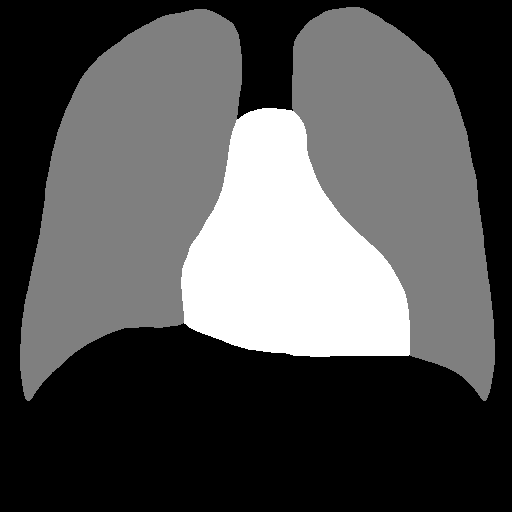
#> input picture data/11KB.png, 512 x 512 px
$ python -i centers.py   (imports and definitions only)
#> lines starting #> are read from the running program, lines starting #| are printed output that depends on the picture; after the words box and inside, x2 and y2 are one past the last pixel; in counts of white or black regions, pixels touching at a corner belong together
#> further down, picture is the input picture: shape (512, 512, 3); min 0, max 255, mean 82.9
import skimage.measure as measure
import numpy as np
import cv2


def longest_horizontal_line(img, color=255):
#> called with color = 255
    labels = measure.label(img == color)
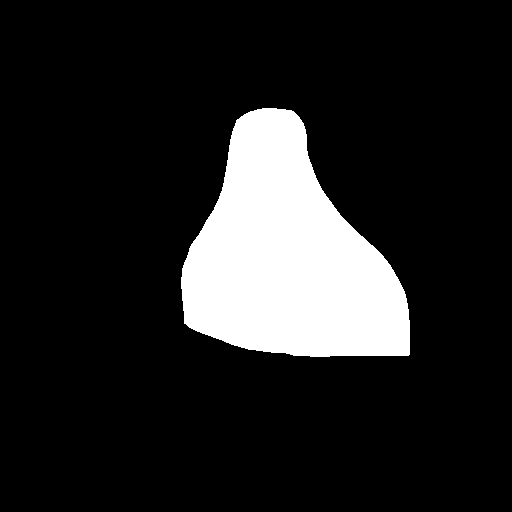
#> labels: shape (512, 512, 3) int32; values 0 (black) and 1 (white), 14% white; 1 white region, box (x1, y1, x2, y2) and area: (181, 108, 410, 357) 36716
    regions = measure.regionprops(labels)
#> regions = 1 regions

    labels = measure.label(img == color)
    regions = measure.regionprops(labels)

    # lines = np.zeros_like(img)
    img_with_lines = img.copy()

    if regions:
        length = 0
        longest_coords = None

        for region in regions:
            coords = region.coords
            for row in np.unique(coords[:, 0]):  # Iterate through unique rows
                row_coords = coords[coords[:, 0] == row]  # Get all points in the row
                if len(row_coords) > length:
                    length = len(row_coords)
                    longest_coords = row_coords
#> this loop made 1 pass
#> after the loop, length = 678; longest_coords = 678 rows, first 8: [309, 183, 0], [309, 183, 1], [309, 183, 2], [309, 184, 0], [309, 184, 1], [309, 184, 2], [309, 185, 0], [309, 185, 1]
#> in cross_center, `longest_line_horizontal_coords = longest_horizontal_line(img, color)`: longest_line_horizontal_coords has the same summary as longest_coords in longest_horizontal_line

    else:
        print("No regions found in the image.")

    return longest_coords


def longest_vertical_line(img, color=255):
#> called with color = 255
    labels = measure.label(img == color)
    regions = measure.regionprops(labels)
#> regions = 1 regions

    # lines = np.zeros_like(img)
    img_with_lines = img.copy()

    if regions:
        length = 0
        longest_coords = None

        for region in regions:
            coords = region.coords
            for col in np.unique(coords[:, 1]):  # Iterate through unique columns
                col_coords = coords[coords[:, 1] == col]  # Get all points in the column
                if len(col_coords) > length:
                    length = len(col_coords)
                    longest_coords = col_coords
#> after the loop, length = 735; longest_coords = 735 rows, first 8: [108, 271, 0], [108, 271, 1], [108, 271, 2], [109, 271, 0], [109, 271, 1], [109, 271, 2], [110, 271, 0], [110, 271, 1]

    else:
        print("No regions found in the image.")

    return longest_coords

# Maybe add debug with drawing the lines
def cross_center(img, color=255):
    longest_line_horizontal_coords = longest_horizontal_line(img, color)
    longest_vertical_coords = longest_vertical_line(img, color)
#> longest_vertical_coords has the same summary as longest_coords in longest_vertical_line

    for point_h in longest_line_horizontal_coords:
        for point_v in longest_vertical_coords:
            if point_h[0] == point_v[0] and point_h[1] == point_v[1]:
                return tuple(point_h[0:2])
#> this loop made 265 passes

    return None

def symetric_center(img, color=255):
    longest_line_horizontal_coords = longest_horizontal_line(img, color)
    longest_vertical_coords = longest_vertical_line(img, color)

    horizontal_midpoint = np.mean(longest_line_horizontal_coords, axis=0).astype(int)
    vertical_midpoint = np.mean(longest_vertical_coords, axis=0).astype(int)
    symmetric_center = (vertical_midpoint[0], horizontal_midpoint[1])

    return symmetric_center

>>> import cv2
>>> picture = cv2.imread('../data/11KB.png')
>>> result = cross_center(picture)
#> result = (309, 271)

$ run again, on data/17MB.png
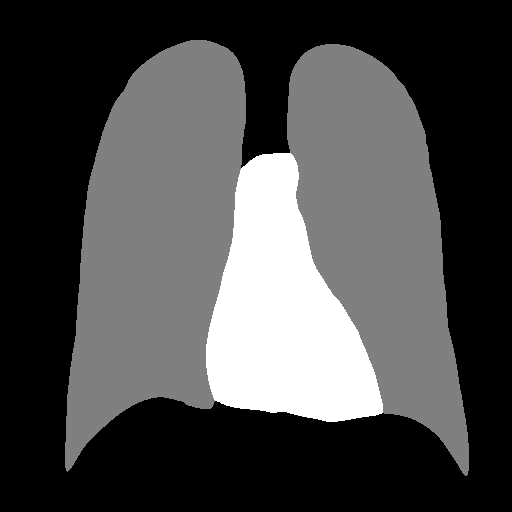
#> input picture data/17MB.png, 512 x 512 px
#> picture is the input picture: shape (512, 512, 3); min 0, max 255, mean 73.8
#> in longest_horizontal_line, `labels = measure.label(img == color)`:
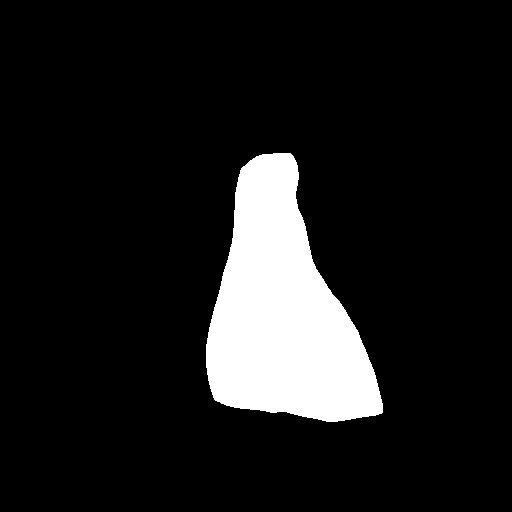
#> labels: shape (512, 512, 3) int32; values 0 (black) and 1 (white), 11% white; 1 white region, box (x1, y1, x2, y2) and area: (206, 153, 383, 422) 28890
#> in longest_horizontal_line, `regions = measure.regionprops(labels)`: regions = 1 regions
#> the loop in longest_horizontal_line, `for region in regions:` made 1 pass
#> after the loop in longest_horizontal_line, `for region in regions:`: length = 507; longest_coords = 507 rows, first 8: [379, 208, 0], [379, 208, 1], [379, 208, 2], [379, 209, 0], [379, 209, 1], [379, 209, 2], [379, 210, 0], [379, 210, 1]
#> longest_line_horizontal_coords has the same summary as longest_coords in longest_horizontal_line
#> in longest_vertical_line, `regions = measure.regionprops(labels)`: regions = 1 regions
#> the loop in longest_vertical_line, `for region in regions:` made 1 pass
#> after the loop in longest_vertical_line, `for region in regions:`: length = 783; longest_coords = 783 rows, first 8: [153, 290, 0], [153, 290, 1], [153, 290, 2], [154, 290, 0], [154, 290, 1], [154, 290, 2], [155, 290, 0], [155, 290, 1]
#> longest_vertical_coords has the same summary as longest_coords in longest_vertical_line
#> the loop in cross_center, `for point_h in longest_line_horizontal_coords:` made 247 passes
#> result = (379, 290)
